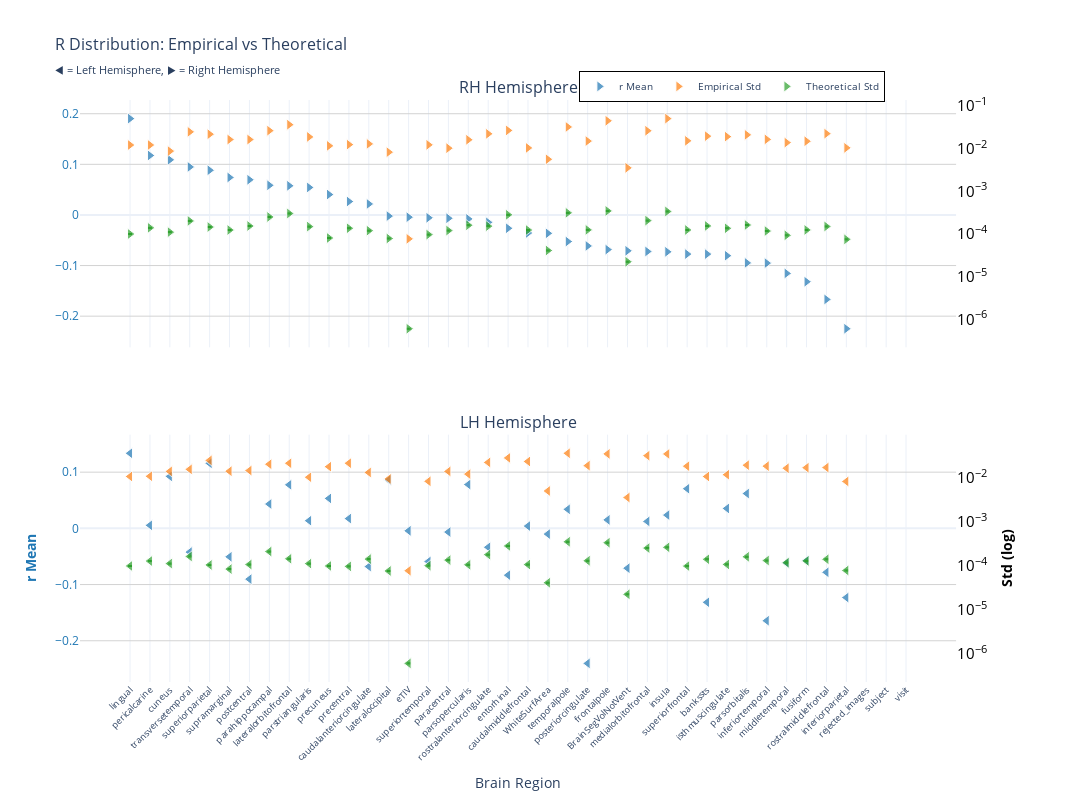
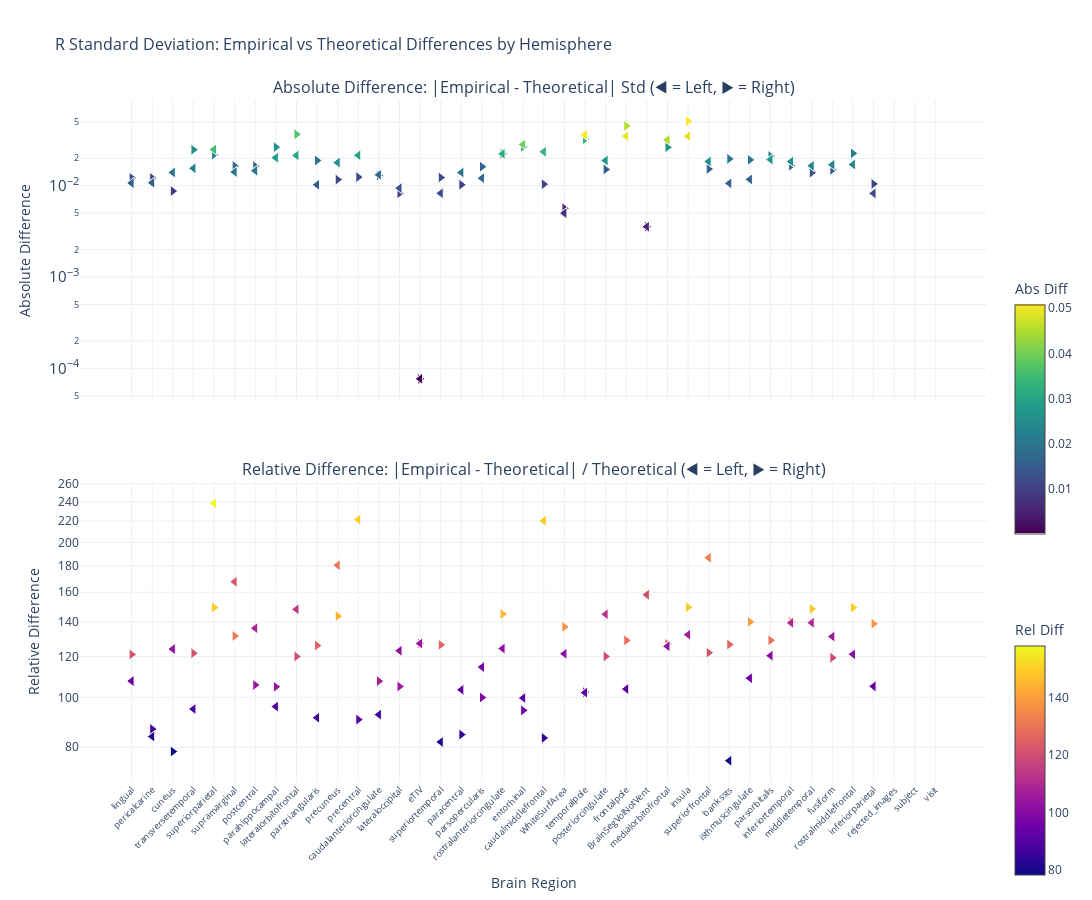

These figures' notebook cell, in order:
### Markdown cell above
### F-statistic

### Code cell
nu_nav = df_navr[(df_navr["timepoint"] == "baseline") & (df_navr["group"] == "HC-PD")]
data_path = stats_dir / f"partial_correlation_baseline_{METRIC}.parquet"
df, stats = get_test_stats(
    data_path, stat_functions_F, nu_nav, hemisphere=True, study="baseline"
)
show_figure(stats, hemisphere=True, stat_name="r", study="baseline", metric=METRIC)

### Figure 1 — Plotly figure (JSON) as saved in the notebook; plotly's stock layout.template omitted (floating-point values rounded to 4 significant figures)
{"data": [{"hovertemplate": "<b>%{x}</b><br>Mean r: %{y:.2f}<br><extra></extra>", "legendgroup": "mean", "marker": {"color": "#1f77b4", "line": {"color": "white", "width": 1}, "opacity": 0.7, "size": 10, "symbol": "triangle-right"}, "mode": "markers", "name": "r Mean", "showlegend": true, "type": "scatter", "x": ["lingual", "pericalcarine", "cuneus", "transversetemporal", "superiorparietal", "supramarginal", "postcentral", "parahippocampal", "lateralorbitofrontal", "parstriangularis", "precuneus", "precentral", "caudalanteriorcingulate", "lateraloccipital", "eTIV", "superiortemporal", "paracentral", "parsopercularis", "rostralanteriorcingulate", "entorhinal", "caudalmiddlefrontal", "WhiteSurfArea", "temporalpole", "posteriorcingulate", "frontalpole", "BrainSegVolNotVent", "medialorbitofrontal", "insula", "superiorfrontal", "bankssts", "isthmuscingulate", "parsorbitalis", "inferiortemporal", "middletemporal", "fusiform", "rostralmiddlefrontal", "inferiorparietal", "rejected_images", "subject", "visit"], "xaxis": "x", "y": [0.1904, 0.1175, 0.1089, 0.09487, 0.08828, 0.07405, 0.06952, 0.05856, 0.0576, 0.05434, 0.04032, 0.02655, 0.02174, -0.002281, -0.004403, -0.005586, -0.00656, -0.007861, -0.01466, -0.02632, -0.03566, -0.03634, -0.05253, -0.06123, -0.06848, -0.07087, -0.07219, -0.07288, -0.07733, -0.07739, -0.08053, -0.09473, -0.09518, -0.1155, -0.132, -0.1669, -0.2248, NaN, NaN, NaN], "yaxis": "y"}, {"hovertemplate": "<b>%{x}</b><br>Empirical Std: %{y:.3f}<br><extra></extra>", "legendgroup": "empirical", "marker": {"color": "#ff7f0e", "line": {"color": "white", "width": 1}, "opacity": 0.7, "size": 10, "symbol": "triangle-right"}, "mode": "markers", "name": "Empirical Std", "showlegend": true, "type": "scatter", "x": ["lingual", "pericalcarine", "cuneus", "transversetemporal", "superiorparietal", "supramarginal", "postcentral", "parahippocampal", "lateralorbitofrontal", "parstriangularis", "precuneus", "precentral", "caudalanteriorcingulate", "lateraloccipital", "eTIV", "superiortemporal", "paracentral", "parsopercularis", "rostralanteriorcingulate", "entorhinal", "caudalmiddlefrontal", "WhiteSurfArea", "temporalpole", "posteriorcingulate", "frontalpole", "BrainSegVolNotVent", "medialorbitofrontal", "insula", "superiorfrontal", "bankssts", "isthmuscingulate", "parsorbitalis", "inferiortemporal", "middletemporal", "fusiform", "rostralmiddlefrontal", "inferiorparietal", "rejected_images", "subject", "visit"], "xaxis": "x", "y": [0.01229, 0.01231, 0.008846, 0.02501, 0.02205, 0.01653, 0.01652, 0.02672, 0.03686, 0.01905, 0.01174, 0.01256, 0.01307, 0.008364, 7.738e-05, 0.0124, 0.01037, 0.01631, 0.02249, 0.02704, 0.01052, 0.005695, 0.0326, 0.01521, 0.04549, 0.00358, 0.02654, 0.05116, 0.0154, 0.01985, 0.01933, 0.02128, 0.01667, 0.014, 0.01506, 0.02273, 0.01054, NaN, NaN, NaN], "yaxis": "y2"}, {"error_y": {"array": [2.818e-06, 3.93e-06, 3.119e-06, 5.706e-06, 4.108e-06, 3.492e-06, 4.339e-06, 7.075e-06, 8.534e-06, 4.201e-06, 2.272e-06, 3.846e-06, 3.376e-06, 2.212e-06, 1.691e-08, 2.726e-06, 3.392e-06, 4.528e-06, 4.311e-06, 7.947e-06, 3.491e-06, 1.156e-06, 8.837e-06, 3.52e-06, 9.804e-06, 6.301e-07, 5.81e-06, 9.52e-06, 3.504e-06, 4.358e-06, 3.837e-06, 4.584e-06, 3.307e-06, 2.625e-06, 3.506e-06, 4.236e-06, 2.111e-06, NaN, NaN, NaN], "arrayminus": [2.74e-06, 3.821e-06, 3.032e-06, 5.548e-06, 3.995e-06, 3.396e-06, 4.219e-06, 6.879e-06, 8.298e-06, 4.084e-06, 2.209e-06, 3.74e-06, 3.282e-06, 2.151e-06, 1.644e-08, 2.65e-06, 3.298e-06, 4.402e-06, 4.192e-06, 7.727e-06, 3.394e-06, 1.124e-06, 8.592e-06, 3.422e-06, 9.533e-06, 6.127e-07, 5.649e-06, 9.257e-06, 3.407e-06, 4.237e-06, 3.731e-06, 4.457e-06, 3.216e-06, 2.552e-06, 3.409e-06, 4.119e-06, 2.052e-06, NaN, NaN, NaN], "color": "#2ca02c", "thickness": 1, "type": "data", "visible": true, "width": 2}, "hovertemplate": "<b>%{x}</b><br>Theoretical Std: %{y:.3f}<br><extra></extra>", "legendgroup": "theoretical", "marker": {"color": "#2ca02c", "line": {"color": "white", "width": 1}, "opacity": 0.7, "size": 10, "symbol": "triangle-right"}, "mode": "markers", "name": "Theoretical Std", "showlegend": true, "type": "scatter", "x": ["lingual", "pericalcarine", "cuneus", "transversetemporal", "superiorparietal", "supramarginal", "postcentral", "parahippocampal", "lateralorbitofrontal", "parstriangularis", "precuneus", "precentral", "caudalanteriorcingulate", "lateraloccipital", "eTIV", "superiortemporal", "paracentral", "parsopercularis", "rostralanteriorcingulate", "entorhinal", "caudalmiddlefrontal", "WhiteSurfArea", "temporalpole", "posteriorcingulate", "frontalpole", "BrainSegVolNotVent", "medialorbitofrontal", "insula", "superiorfrontal", "bankssts", "isthmuscingulate", "parsorbitalis", "inferiortemporal", "middletemporal", "fusiform", "rostralmiddlefrontal", "inferiorparietal", "rejected_images", "subject", "visit"], "xaxis": "x", "y": [0.0001006, 0.0001403, 0.0001113, 0.0002037, 0.0001466, 0.0001247, 0.0001549, 0.0002525, 0.0003046, 0.0001499, 8.111e-05, 0.0001373, 0.0001205, 7.894e-05, 6.036e-07, 9.729e-05, 0.0001211, 0.0001616, 0.0001539, 0.0002837, 0.0001246, 4.126e-05, 0.0003154, 0.0001256, 0.0003499, 2.249e-05, 0.0002074, 0.0003398, 0.0001251, 0.0001556, 0.000137, 0.0001636, 0.000118, 9.367e-05, 0.0001251, 0.0001512, 7.534e-05, NaN, NaN, NaN], "yaxis": "y2"}, {"hovertemplate": "<b>%{x}</b><br>Mean r: %{y:.2f}<br><extra></extra>", "legendgroup": "mean", "marker": {"color": "#1f77b4", "line": {"color": "white", "width": 1}, "opacity": 0.7, "size": 10, "symbol": "triangle-left"}, "mode": "markers", "name": "r Mean", "showlegend": false, "type": "scatter", "x": ["lingual", "superiorparietal", "cuneus", "lateraloccipital", "parsopercularis", "lateralorbitofrontal", "superiorfrontal", "parsorbitalis", "precuneus", "parahippocampal", "isthmuscingulate", "temporalpole", "insula", "precentral", "frontalpole", "parstriangularis", "medialorbitofrontal", "pericalcarine", "caudalmiddlefrontal", "eTIV", "paracentral", "WhiteSurfArea", "rostralanteriorcingulate", "transversetemporal", "supramarginal", "fusiform", "superiortemporal", "middletemporal", "caudalanteriorcingulate", "BrainSegVolNotVent", "rostralmiddlefrontal", "entorhinal", "postcentral", "inferiorparietal", "bankssts", "inferiortemporal", "posteriorcingulate", "rejected_images", "subject", "visit"], "xaxis": "x2", "y": [0.1336, 0.1157, 0.09253, 0.08607, 0.07794, 0.07748, 0.07052, 0.06194, 0.05326, 0.04332, 0.03544, 0.03388, 0.02363, 0.01738, 0.01508, 0.01365, 0.01237, 0.005412, 0.004052, -0.004403, -0.006578, -0.01019, -0.03366, -0.04224, -0.05063, -0.05721, -0.05897, -0.06179, -0.06798, -0.07087, -0.07819, -0.08327, -0.09036, -0.1231, -0.1315, -0.1644, -0.2403, NaN, NaN, NaN], "yaxis": "y3"}, {"hovertemplate": "<b>%{x}</b><br>Empirical Std: %{y:.3f}<br><extra></extra>", "legendgroup": "empirical", "marker": {"color": "#ff7f0e", "line": {"color": "white", "width": 1}, "opacity": 0.7, "size": 10, "symbol": "triangle-left"}, "mode": "markers", "name": "Empirical Std", "showlegend": false, "type": "scatter", "x": ["lingual", "superiorparietal", "cuneus", "lateraloccipital", "parsopercularis", "lateralorbitofrontal", "superiorfrontal", "parsorbitalis", "precuneus", "parahippocampal", "isthmuscingulate", "temporalpole", "insula", "precentral", "frontalpole", "parstriangularis", "medialorbitofrontal", "pericalcarine", "caudalmiddlefrontal", "eTIV", "paracentral", "WhiteSurfArea", "rostralanteriorcingulate", "transversetemporal", "supramarginal", "fusiform", "superiortemporal", "middletemporal", "caudalanteriorcingulate", "BrainSegVolNotVent", "rostralmiddlefrontal", "entorhinal", "postcentral", "inferiorparietal", "bankssts", "inferiortemporal", "posteriorcingulate", "rejected_images", "subject", "visit"], "xaxis": "x2", "y": [0.01078, 0.02507, 0.01408, 0.009482, 0.0122, 0.02158, 0.01851, 0.0195, 0.01802, 0.02049, 0.01184, 0.03638, 0.03511, 0.02161, 0.03521, 0.01036, 0.03208, 0.0109, 0.02365, 7.738e-05, 0.01408, 0.005046, 0.02253, 0.01567, 0.01422, 0.0171, 0.008365, 0.01663, 0.01331, 0.00358, 0.01722, 0.02853, 0.0147, 0.008314, 0.01076, 0.01854, 0.01904, NaN, NaN, NaN], "yaxis": "y4"}, {"error_y": {"array": [2.783e-06, 2.935e-06, 3.153e-06, 2.139e-06, 2.961e-06, 4.052e-06, 2.763e-06, 4.498e-06, 2.781e-06, 5.923e-06, 3.017e-06, 9.884e-06, 7.38e-06, 2.722e-06, 9.417e-06, 3.146e-06, 7.097e-06, 3.597e-06, 2.994e-06, 1.691e-08, 3.779e-06, 1.154e-06, 5.036e-06, 4.578e-06, 2.362e-06, 3.624e-06, 2.827e-06, 3.314e-06, 3.986e-06, 6.301e-07, 3.948e-06, 7.939e-06, 3e-06, 2.197e-06, 3.952e-06, 3.695e-06, 3.654e-06, NaN, NaN, NaN], "arrayminus": [2.705e-06, 2.854e-06, 3.066e-06, 2.08e-06, 2.879e-06, 3.939e-06, 2.686e-06, 4.373e-06, 2.704e-06, 5.759e-06, 2.933e-06, 9.61e-06, 7.175e-06, 2.646e-06, 9.156e-06, 3.058e-06, 6.9e-06, 3.497e-06, 2.911e-06, 1.644e-08, 3.675e-06, 1.122e-06, 4.897e-06, 4.451e-06, 2.296e-06, 3.523e-06, 2.749e-06, 3.222e-06, 3.875e-06, 6.127e-07, 3.838e-06, 7.719e-06, 2.917e-06, 2.136e-06, 3.843e-06, 3.593e-06, 3.553e-06, NaN, NaN, NaN], "color": "#2ca02c", "thickness": 1, "type": "data", "visible": true, "width": 2}, "hovertemplate": "<b>%{x}</b><br>Theoretical Std: %{y:.3f}<br><extra></extra>", "legendgroup": "theoretical", "marker": {"color": "#2ca02c", "line": {"color": "white", "width": 1}, "opacity": 0.7, "size": 10, "symbol": "triangle-left"}, "mode": "markers", "name": "Theoretical Std", "showlegend": false, "type": "scatter", "x": ["lingual", "superiorparietal", "cuneus", "lateraloccipital", "parsopercularis", "lateralorbitofrontal", "superiorfrontal", "parsorbitalis", "precuneus", "parahippocampal", "isthmuscingulate", "temporalpole", "insula", "precentral", "frontalpole", "parstriangularis", "medialorbitofrontal", "pericalcarine", "caudalmiddlefrontal", "eTIV", "paracentral", "WhiteSurfArea", "rostralanteriorcingulate", "transversetemporal", "supramarginal", "fusiform", "superiortemporal", "middletemporal", "caudalanteriorcingulate", "BrainSegVolNotVent", "rostralmiddlefrontal", "entorhinal", "postcentral", "inferiorparietal", "bankssts", "inferiortemporal", "posteriorcingulate", "rejected_images", "subject", "visit"], "xaxis": "x2", "y": [9.931e-05, 0.0001048, 0.0001125, 7.636e-05, 0.0001057, 0.0001446, 9.86e-05, 0.0001605, 9.925e-05, 0.0002114, 0.0001077, 0.0003528, 0.0002634, 9.715e-05, 0.0003361, 0.0001123, 0.0002533, 0.0001284, 0.0001069, 6.036e-07, 0.0001349, 4.12e-05, 0.0001798, 0.0001634, 8.43e-05, 0.0001293, 0.0001009, 0.0001183, 0.0001423, 2.249e-05, 0.0001409, 0.0002834, 0.0001071, 7.841e-05, 0.0001411, 0.0001319, 0.0001304, NaN, NaN, NaN], "yaxis": "y4"}], "layout": {"annotations": [{"font": {"size": 16}, "showarrow": false, "text": "RH Hemisphere", "x": 0.47, "xanchor": "center", "xref": "paper", "y": 1, "yanchor": "bottom", "yref": "paper"}, {"font": {"size": 16}, "showarrow": false, "text": "LH Hemisphere", "x": 0.47, "xanchor": "center", "xref": "paper", "y": 0.425, "yanchor": "bottom", "yref": "paper"}], "height": 800, "hovermode": "x", "legend": {"bgcolor": "rgba(255, 255, 255, 0.9)", "bordercolor": "black", "borderwidth": 1, "font": {"size": 10}, "orientation": "h", "x": 0.7, "xanchor": "center", "y": 1.05}, "title": {"font": {"size": 16}, "text": "R Distribution: Empirical vs Theoretical<br><sub>◀ = Left Hemisphere, ▶ = Right Hemisphere</sub>"}, "width": 1400, "xaxis": {"anchor": "y", "domain": [0, 0.94], "matches": "x2", "showticklabels": false}, "xaxis2": {"anchor": "y3", "domain": [0, 0.94], "tickangle": -45, "tickfont": {"size": 9}, "title": {"text": "Brain Region"}}, "yaxis": {"anchor": "x", "domain": [0.575, 1], "gridcolor": "lightgray", "showgrid": true, "tickfont": {"color": "#1f77b4"}, "title": {"font": {"color": "#1f77b4"}, "text": ""}}, "yaxis2": {"anchor": "x", "exponentformat": "power", "overlaying": "y", "showgrid": false, "side": "right", "tickfont": {"color": "black"}, "title": {"font": {"color": "black"}, "text": ""}, "type": "log"}, "yaxis3": {"anchor": "x2", "domain": [0, 0.425], "gridcolor": "lightgray", "showgrid": true, "tickfont": {"color": "#1f77b4"}, "title": {"font": {"color": "#1f77b4"}, "text": "<b>r Mean</b>"}}, "yaxis4": {"anchor": "x2", "exponentformat": "power", "overlaying": "y3", "showgrid": false, "side": "right", "tickfont": {"color": "black"}, "title": {"font": {"color": "black"}, "text": "<b>Std (log)</b>"}, "type": "log"}}}

### Figure 2 — Plotly figure (JSON) as saved in the notebook; plotly's stock layout.template omitted (floating-point values rounded to 4 significant figures)
{"data": [{"hovertemplate": "<b>%{x}</b><br>Hemisphere: %{text}<br>Abs Diff: %{y:.4f}<br><extra></extra>", "legendgroup": "abs_rh", "marker": {"color": [0.01219, 0.01217, 0.008735, 0.0248, 0.02191, 0.0164, 0.01637, 0.02646, 0.03656, 0.0189, 0.01166, 0.01243, 0.01295, 0.008285, 7.678e-05, 0.0123, 0.01025, 0.01615, 0.02233, 0.02676, 0.01039, 0.005654, 0.03228, 0.01508, 0.04514, 0.003558, 0.02634, 0.05082, 0.01527, 0.01969, 0.01919, 0.02111, 0.01655, 0.01391, 0.01494, 0.02258, 0.01047, NaN, NaN, NaN], "colorbar": {"len": 0.4, "title": {"text": "Abs Diff"}, "y": 0.75, "yanchor": "top"}, "colorscale": [[0, "#440154"], [0.1111, "#482878"], [0.2222, "#3e4989"], [0.3333, "#31688e"], [0.4444, "#26828e"], [0.5556, "#1f9e89"], [0.6667, "#35b779"], [0.7778, "#6ece58"], [0.8889, "#b5de2b"], [1, "#fde725"]], "line": {"color": "white", "width": 1}, "showscale": true, "size": 10, "symbol": "triangle-right"}, "mode": "markers", "name": "Absolute (rh)", "showlegend": false, "text": ["rh", "rh", "rh", "rh", "rh", "rh", "rh", "rh", "rh", "rh", "rh", "rh", "rh", "rh", "rh", "rh", "rh", "rh", "rh", "rh", "rh", "rh", "rh", "rh", "rh", "rh", "rh", "rh", "rh", "rh", "rh", "rh", "rh", "rh", "rh", "rh", "rh", "rh", "rh", "rh"], "type": "scatter", "x": ["lingual", "pericalcarine", "cuneus", "transversetemporal", "superiorparietal", "supramarginal", "postcentral", "parahippocampal", "lateralorbitofrontal", "parstriangularis", "precuneus", "precentral", "caudalanteriorcingulate", "lateraloccipital", "eTIV", "superiortemporal", "paracentral", "parsopercularis", "rostralanteriorcingulate", "entorhinal", "caudalmiddlefrontal", "WhiteSurfArea", "temporalpole", "posteriorcingulate", "frontalpole", "BrainSegVolNotVent", "medialorbitofrontal", "insula", "superiorfrontal", "bankssts", "isthmuscingulate", "parsorbitalis", "inferiortemporal", "middletemporal", "fusiform", "rostralmiddlefrontal", "inferiorparietal", "rejected_images", "subject", "visit"], "xaxis": "x", "y": [0.01219, 0.01217, 0.008735, 0.0248, 0.02191, 0.0164, 0.01637, 0.02646, 0.03656, 0.0189, 0.01166, 0.01243, 0.01295, 0.008285, 7.678e-05, 0.0123, 0.01025, 0.01615, 0.02233, 0.02676, 0.01039, 0.005654, 0.03228, 0.01508, 0.04514, 0.003558, 0.02634, 0.05082, 0.01527, 0.01969, 0.01919, 0.02111, 0.01655, 0.01391, 0.01494, 0.02258, 0.01047, NaN, NaN, NaN], "yaxis": "y"}, {"hovertemplate": "<b>%{x}</b><br>Hemisphere: %{text}<br>Rel Diff: %{y:.2%}<br><extra></extra>", "legendgroup": "rel_rh", "marker": {"color": [121.2, 86.75, 78.47, 121.8, 149.4, 131.6, 105.7, 104.8, 120.0, 126.1, 143.8, 90.51, 107.5, 105.0, 127.2, 126.4, 84.65, 99.91, 145.1, 94.34, 83.4, 137.0, 102.3, 120.1, 129.0, 158.2, 127.0, 149.6, 122.1, 126.6, 140.1, 129.0, 140.2, 148.5, 119.4, 149.4, 138.9, NaN, NaN, NaN], "colorbar": {"len": 0.4, "title": {"text": "Rel Diff"}, "y": 0.25, "yanchor": "top"}, "colorscale": [[0, "#0d0887"], [0.1111, "#46039f"], [0.2222, "#7201a8"], [0.3333, "#9c179e"], [0.4444, "#bd3786"], [0.5556, "#d8576b"], [0.6667, "#ed7953"], [0.7778, "#fb9f3a"], [0.8889, "#fdca26"], [1, "#f0f921"]], "line": {"color": "white", "width": 1}, "showscale": true, "size": 10, "symbol": "triangle-right"}, "mode": "markers", "name": "Relative (rh)", "showlegend": false, "text": ["rh", "rh", "rh", "rh", "rh", "rh", "rh", "rh", "rh", "rh", "rh", "rh", "rh", "rh", "rh", "rh", "rh", "rh", "rh", "rh", "rh", "rh", "rh", "rh", "rh", "rh", "rh", "rh", "rh", "rh", "rh", "rh", "rh", "rh", "rh", "rh", "rh", "rh", "rh", "rh"], "type": "scatter", "x": ["lingual", "pericalcarine", "cuneus", "transversetemporal", "superiorparietal", "supramarginal", "postcentral", "parahippocampal", "lateralorbitofrontal", "parstriangularis", "precuneus", "precentral", "caudalanteriorcingulate", "lateraloccipital", "eTIV", "superiortemporal", "paracentral", "parsopercularis", "rostralanteriorcingulate", "entorhinal", "caudalmiddlefrontal", "WhiteSurfArea", "temporalpole", "posteriorcingulate", "frontalpole", "BrainSegVolNotVent", "medialorbitofrontal", "insula", "superiorfrontal", "bankssts", "isthmuscingulate", "parsorbitalis", "inferiortemporal", "middletemporal", "fusiform", "rostralmiddlefrontal", "inferiorparietal", "rejected_images", "subject", "visit"], "xaxis": "x2", "y": [121.2, 86.75, 78.47, 121.8, 149.4, 131.6, 105.7, 104.8, 120.0, 126.1, 143.8, 90.51, 107.5, 105.0, 127.2, 126.4, 84.65, 99.91, 145.1, 94.34, 83.4, 137.0, 102.3, 120.1, 129.0, 158.2, 127.0, 149.6, 122.1, 126.6, 140.1, 129.0, 140.2, 148.5, 119.4, 149.4, 138.9, NaN, NaN, NaN], "yaxis": "y2"}, {"hovertemplate": "<b>%{x}</b><br>Hemisphere: %{text}<br>Abs Diff: %{y:.4f}<br><extra></extra>", "legendgroup": "abs_lh", "marker": {"color": [0.01068, 0.02496, 0.01396, 0.009406, 0.0121, 0.02143, 0.01841, 0.01934, 0.01792, 0.02028, 0.01173, 0.03602, 0.03485, 0.02151, 0.03487, 0.01025, 0.03183, 0.01077, 0.02354, 7.678e-05, 0.01395, 0.005005, 0.02235, 0.01551, 0.01414, 0.01697, 0.008264, 0.01651, 0.01316, 0.003558, 0.01708, 0.02825, 0.01459, 0.008235, 0.01062, 0.0184, 0.01891, NaN, NaN, NaN], "colorbar": {"len": 0.4, "title": {"text": "Abs Diff"}, "y": 0.75, "yanchor": "top"}, "colorscale": [[0, "#440154"], [0.1111, "#482878"], [0.2222, "#3e4989"], [0.3333, "#31688e"], [0.4444, "#26828e"], [0.5556, "#1f9e89"], [0.6667, "#35b779"], [0.7778, "#6ece58"], [0.8889, "#b5de2b"], [1, "#fde725"]], "line": {"color": "white", "width": 1}, "showscale": false, "size": 10, "symbol": "triangle-left"}, "mode": "markers", "name": "Absolute (lh)", "showlegend": false, "text": ["lh", "lh", "lh", "lh", "lh", "lh", "lh", "lh", "lh", "lh", "lh", "lh", "lh", "lh", "lh", "lh", "lh", "lh", "lh", "lh", "lh", "lh", "lh", "lh", "lh", "lh", "lh", "lh", "lh", "lh", "lh", "lh", "lh", "lh", "lh", "lh", "lh", "lh", "lh", "lh"], "type": "scatter", "x": ["lingual", "superiorparietal", "cuneus", "lateraloccipital", "parsopercularis", "lateralorbitofrontal", "superiorfrontal", "parsorbitalis", "precuneus", "parahippocampal", "isthmuscingulate", "temporalpole", "insula", "precentral", "frontalpole", "parstriangularis", "medialorbitofrontal", "pericalcarine", "caudalmiddlefrontal", "eTIV", "paracentral", "WhiteSurfArea", "rostralanteriorcingulate", "transversetemporal", "supramarginal", "fusiform", "superiortemporal", "middletemporal", "caudalanteriorcingulate", "BrainSegVolNotVent", "rostralmiddlefrontal", "entorhinal", "postcentral", "inferiorparietal", "bankssts", "inferiortemporal", "posteriorcingulate", "rejected_images", "subject", "visit"], "xaxis": "x", "y": [0.01068, 0.02496, 0.01396, 0.009406, 0.0121, 0.02143, 0.01841, 0.01934, 0.01792, 0.02028, 0.01173, 0.03602, 0.03485, 0.02151, 0.03487, 0.01025, 0.03183, 0.01077, 0.02354, 7.678e-05, 0.01395, 0.005005, 0.02235, 0.01551, 0.01414, 0.01697, 0.008264, 0.01651, 0.01316, 0.003558, 0.01708, 0.02825, 0.01459, 0.008235, 0.01062, 0.0184, 0.01891, NaN, NaN, NaN], "yaxis": "y"}, {"hovertemplate": "<b>%{x}</b><br>Hemisphere: %{text}<br>Rel Diff: %{y:.2%}<br><extra></extra>", "legendgroup": "rel_lh", "marker": {"color": [107.5, 238.3, 124.1, 123.2, 114.5, 148.2, 186.7, 120.5, 180.6, 95.95, 108.9, 102.1, 132.3, 221.5, 103.8, 91.29, 125.6, 83.92, 220.3, 127.2, 103.4, 121.5, 124.4, 94.9, 167.7, 131.2, 81.89, 139.6, 92.54, 158.2, 121.2, 99.68, 136.2, 105.0, 75.3, 139.6, 145.0, NaN, NaN, NaN], "colorbar": {"len": 0.4, "title": {"text": "Rel Diff"}, "y": 0.25, "yanchor": "top"}, "colorscale": [[0, "#0d0887"], [0.1111, "#46039f"], [0.2222, "#7201a8"], [0.3333, "#9c179e"], [0.4444, "#bd3786"], [0.5556, "#d8576b"], [0.6667, "#ed7953"], [0.7778, "#fb9f3a"], [0.8889, "#fdca26"], [1, "#f0f921"]], "line": {"color": "white", "width": 1}, "showscale": false, "size": 10, "symbol": "triangle-left"}, "mode": "markers", "name": "Relative (lh)", "showlegend": false, "text": ["lh", "lh", "lh", "lh", "lh", "lh", "lh", "lh", "lh", "lh", "lh", "lh", "lh", "lh", "lh", "lh", "lh", "lh", "lh", "lh", "lh", "lh", "lh", "lh", "lh", "lh", "lh", "lh", "lh", "lh", "lh", "lh", "lh", "lh", "lh", "lh", "lh", "lh", "lh", "lh"], "type": "scatter", "x": ["lingual", "superiorparietal", "cuneus", "lateraloccipital", "parsopercularis", "lateralorbitofrontal", "superiorfrontal", "parsorbitalis", "precuneus", "parahippocampal", "isthmuscingulate", "temporalpole", "insula", "precentral", "frontalpole", "parstriangularis", "medialorbitofrontal", "pericalcarine", "caudalmiddlefrontal", "eTIV", "paracentral", "WhiteSurfArea", "rostralanteriorcingulate", "transversetemporal", "supramarginal", "fusiform", "superiortemporal", "middletemporal", "caudalanteriorcingulate", "BrainSegVolNotVent", "rostralmiddlefrontal", "entorhinal", "postcentral", "inferiorparietal", "bankssts", "inferiortemporal", "posteriorcingulate", "rejected_images", "subject", "visit"], "xaxis": "x2", "y": [107.5, 238.3, 124.1, 123.2, 114.5, 148.2, 186.7, 120.5, 180.6, 95.95, 108.9, 102.1, 132.3, 221.5, 103.8, 91.29, 125.6, 83.92, 220.3, 127.2, 103.4, 121.5, 124.4, 94.9, 167.7, 131.2, 81.89, 139.6, 92.54, 158.2, 121.2, 99.68, 136.2, 105.0, 75.3, 139.6, 145.0, NaN, NaN, NaN], "yaxis": "y2"}], "layout": {"annotations": [{"font": {"size": 16}, "showarrow": false, "text": "Absolute Difference: |Empirical - Theoretical| Std (◀ = Left, ▶ = Right)", "x": 0.5, "xanchor": "center", "xref": "paper", "y": 1, "yanchor": "bottom", "yref": "paper"}, {"font": {"size": 16}, "showarrow": false, "text": "Relative Difference: |Empirical - Theoretical| / Theoretical (◀ = Left, ▶ = Right)", "x": 0.5, "xanchor": "center", "xref": "paper", "y": 0.44, "yanchor": "bottom", "yref": "paper"}], "height": 900, "hovermode": "x unified", "showlegend": false, "title": {"font": {"size": 16}, "text": "R Standard Deviation: Empirical vs Theoretical Differences by Hemisphere"}, "width": 1400, "xaxis": {"anchor": "y", "domain": [0, 1], "showticklabels": false}, "xaxis2": {"anchor": "y2", "domain": [0, 1], "tickangle": -45, "tickfont": {"size": 9}, "title": {"text": "Brain Region"}}, "yaxis": {"anchor": "x", "domain": [0.56, 1], "exponentformat": "power", "title": {"text": "Absolute Difference"}, "type": "log"}, "yaxis2": {"anchor": "x2", "domain": [0, 0.44], "exponentformat": "power", "title": {"text": "Relative Difference"}, "type": "log"}}}
